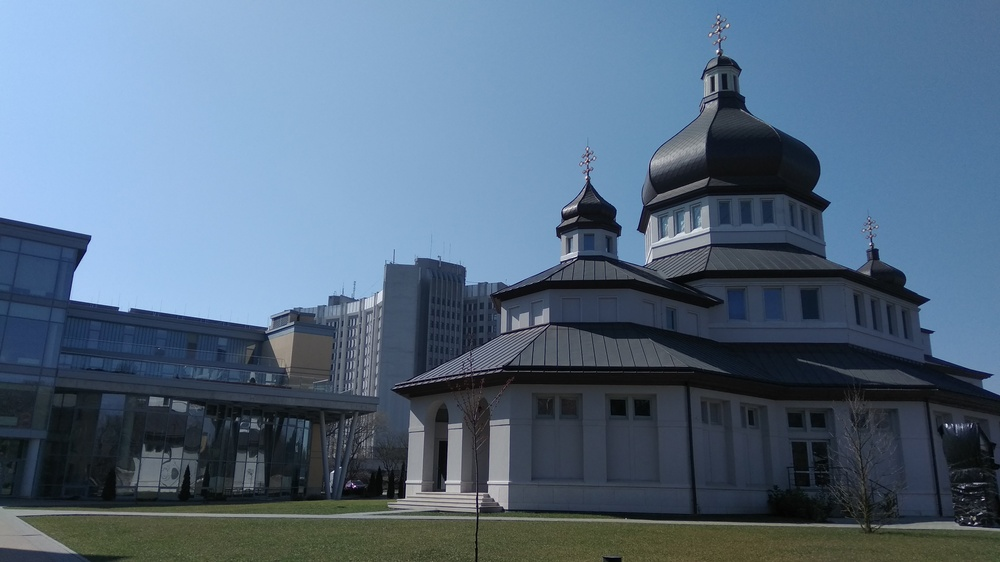
#> input picture data/input/church_1.jpg, 1000 x 562 px, shrunk from 4160 x 2340 before the run
$ python stitch.py
#> lines starting #> are read from the running program, lines starting #| are printed output that depends on the picture; after the words box and inside, x2 and y2 are one past the last pixel; in counts of white or black regions, pixels touching at a corner belong together
### examples/ImageStitcherOpenCV/TwoImagesStitching/stitcher.py
import numpy as np
import imutils
import cv2


class Stitcher:
    def __init__(self):
        self.isv3 = imutils.is_cv3(or_better=True)

    def stitch(self, images, ratio=.75, reproj_tresh=4., show_matches=False):

        image_b, image_a = images
        kps_a, features_a = self.__detect_and_describe(image_a)
        kps_b, features_b = self.__detect_and_describe(image_b)

        M = self.__match_keypoints(kps_a, kps_b, features_a, features_b, ratio,
                                   reproj_tresh)
        if M is None:
            return None

        matches, H, status = M
        result = cv2.warpPerspective(image_a, H, (
            image_a.shape[1] + image_b.shape[1], image_a.shape[0]))
        result[0:image_b.shape[0], 0:image_b.shape[1]] = image_b

        if show_matches:
            vis = self.__draw_matches(image_a, image_b, kps_a, kps_b, matches,
                                      status)
            return result, vis

        return result

    def __detect_and_describe(self, image):
        gray = cv2.cvtColor(image, cv2.COLOR_BGR2GRAY)

        if self.isv3:
            descriptor = cv2.xfeatures2d.SIFT_create()
            kps, features = descriptor.detectAndCompute(image, None)

        else:
            detector = cv2.FeatureDetector_create("SIFT")
            kps = detector.detect(gray)

            extractor = cv2.DescriptorExtractor_create("SIFT")
            kps, features = extractor.compute(gray, kps)

        kps = np.float32([kp.pt for kp in kps])
        return kps, features

    @staticmethod
    def __match_keypoints(kps_a, kps_b, features_a, features_b, ratio,
                          reproj_tresh):
        matcher = cv2.DescriptorMatcher_create("BruteForce")
        raw_matches = matcher.knnMatch(features_a, features_b, 2)
        matches = []

        for m in raw_matches:
            if len(m) == 2 and m[0].distance < m[1].distance * ratio:
                matches.append((m[0].trainIdx, m[0].queryIdx))

        if len(matches) > 4:
            pts_a = np.float32([kps_a[i] for (_, i) in matches])
            pts_b = np.float32([kps_b[i] for (i, _) in matches])

            H, status = cv2.findHomography(pts_a, pts_b, cv2.RANSAC,
                                           reproj_tresh)
            return matches, H, status

        return None

    @staticmethod
    def __draw_matches(image_a, image_b, keypoints_a, keypoints_b, matches,
                       status):
        height_a, width_a = image_a.shape[:2]
        height_b, width_b = image_b.shape[:2]
        vis = np.zeros((max(height_a, height_b), width_a + width_b, 3),
                       dtype='uint8')
        vis[0:height_a, 0:width_a] = image_a
        vis[0:height_b, width_a:] = image_b

        for (trainIdx, queryIdx), s in zip(matches, status):
            if s == 1:
                pt_a = (
                    int(keypoints_a[queryIdx][0]),
                    int(keypoints_a[queryIdx][1]))
                pt_b = (int(keypoints_b[trainIdx][0]) + width_a,
                        int(keypoints_b[trainIdx][1]))
                cv2.line(vis, pt_a, pt_b, (0, 255, 0), 1)

        return vis

### examples/ImageStitcherOpenCV/TwoImagesStitching/stitch.py
from stitcher import Stitcher
import argparse
import imutils
import cv2

ap = argparse.ArgumentParser()
ap.add_argument("-f", "--first", required=False,
                help="path to the first image")
ap.add_argument("-s", "--second", required=False, help="path to the second "
                                                       "image")
args = vars(ap.parse_args())

imageA = cv2.imread(args["first"] if args["first"] else
                    "../../../data/input/church_1.jpg")
#> imageA is the input picture: shape (562, 1000, 3); mean B, G, R 127.5, 106.1, 85.1
imageB = cv2.imread(args["second"] if args["first"] else
                    "../../../data/input/church_2.jpg")
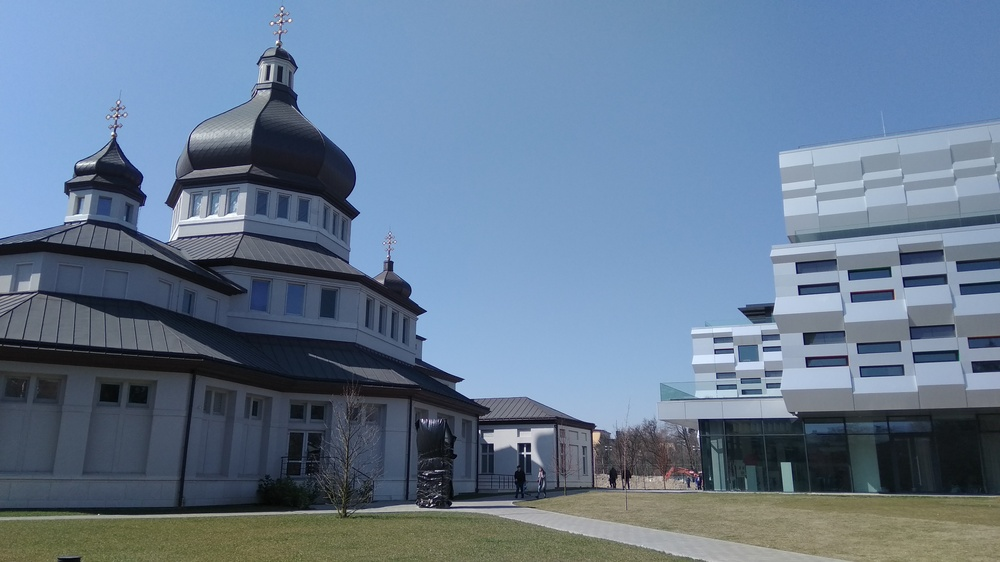
#> input picture data/input/church_2.jpg, 1000 x 562 px, shrunk from 4160 x 2340 before the run
#> imageB is the input picture: shape (562, 1000, 3); mean B, G, R 143.6, 121, 101.2

stitcher = Stitcher()
result, matches = stitcher.stitch([imageA, imageB], show_matches=True)
#> in __detect_and_describe, `gray = cv2.cvtColor(image, cv2.COLOR_BGR2GRAY)`:
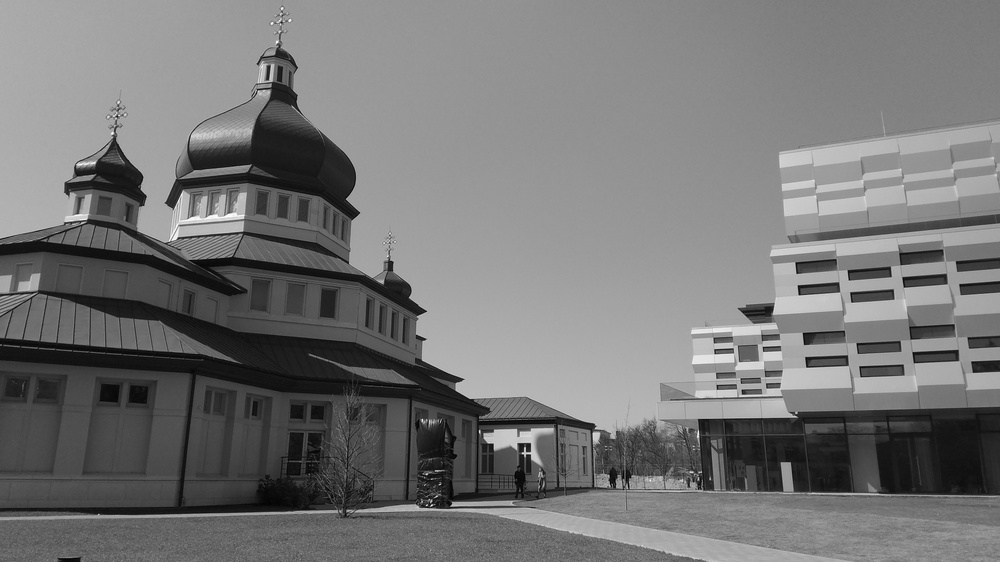
#> gray: shape (562, 1000); min 1, max 254, mean 117.7
#> in __detect_and_describe, `kps = detector.detect(gray)`: kps = 978 keypoints; strongest (x, y, size): (525, 453, 3.3), (528, 446, 4.1), (502, 439, 15.6), (112, 133, 1.9)
#> in __detect_and_describe, `kps = np.float32([kp.pt for kp in kps])`: kps = 978 pairs, first value 6.15 to 995.6, second value 44.82 to 558.2
#> in stitch, `kps_a, features_a = self.__detect_and_describe(image_a)`: kps_a has the same summary as kps in __detect_and_describe
#> in __detect_and_describe (call 2), `gray = cv2.cvtColor(image, cv2.COLOR_BGR2GRAY)`:
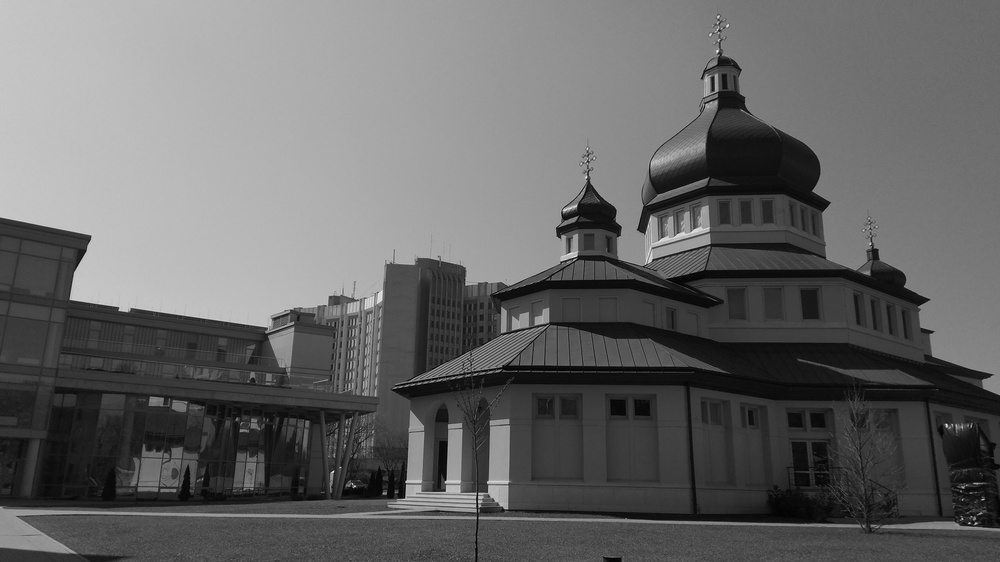
#> gray: shape (562, 1000); min 0, max 252, mean 102.3
#> in __detect_and_describe (call 2), `kps = detector.detect(gray)`: kps = 814 keypoints; strongest (x, y, size): (477, 499, 1.9), (384, 493, 2.7), (642, 228, 7), (479, 502, 2)
#> in __detect_and_describe (call 2), `kps = np.float32([kp.pt for kp in kps])`: kps = 814 pairs, first value 5.37 to 991.3, second value 49.52 to 557.2
#> in stitch, `kps_b, features_b = self.__detect_and_describe(image_b)`: kps_b has the same summary as kps in __detect_and_describe
#> in __match_keypoints, `raw_matches = matcher.knnMatch(features_a, features_b, 2)`: raw_matches = 978 matches
#> after the loop in __match_keypoints, `for m in raw_matches:`: matches = 212 pairs, first value 18 to 811, second value 8 to 966
#> in __match_keypoints, `pts_a = np.float32([kps_a[i] for (_, i) in matches])`: pts_a = 212 pairs, first value 19.07 to 972.4, second value 44.82 to 517.5
#> in __match_keypoints, `pts_b = np.float32([kps_b[i] for (i, _) in matches])`: pts_b = 212 pairs, first value 76.18 to 990.9, second value 53.02 to 557.2
#> in __match_keypoints, `H, status = cv2.findHomography(pts_a, pts_b, cv2.RANSAC, reproj_tresh)`: H = [[0.344, 0.0798, 489.3], [-0.288, 0.788, 90.22], [-0.000625, -7.1e-05, 1]]; status = 212 values, max 1 at index 1, min 0 at index 0, mean 0.797
#> in stitch, `result = cv2.warpPerspective(image_a, H, ( image_a.shape[1] + image_b...`:
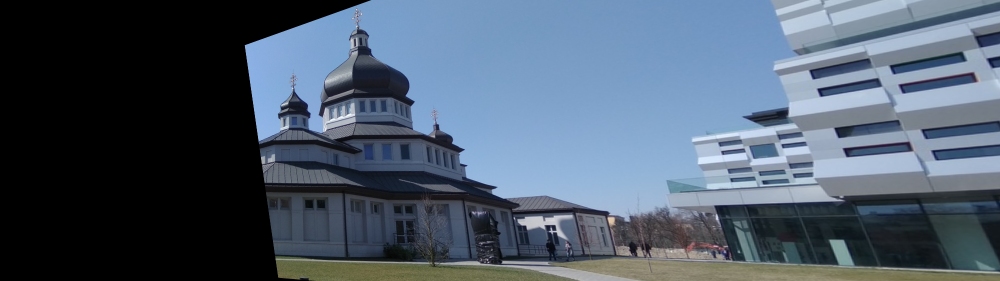
#> result: shape (562, 2000, 3) (shown at 1/2 size); mean B, G, R 107.3, 91.1, 77.1
#> in stitch, `result[0:image_b.shape[0], 0:image_b.shape[1]] = image_b`:
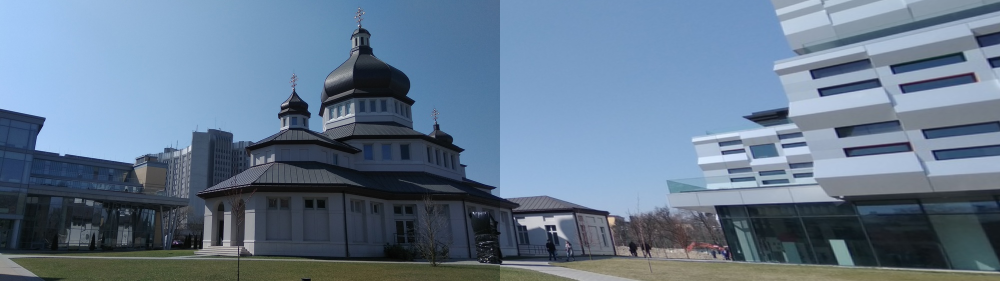
#> result: shape (562, 2000, 3) (shown at 1/2 size); mean B, G, R 141.5, 119.9, 99.6
#> in __draw_matches, `vis[0:height_b, width_a:] = image_b`:
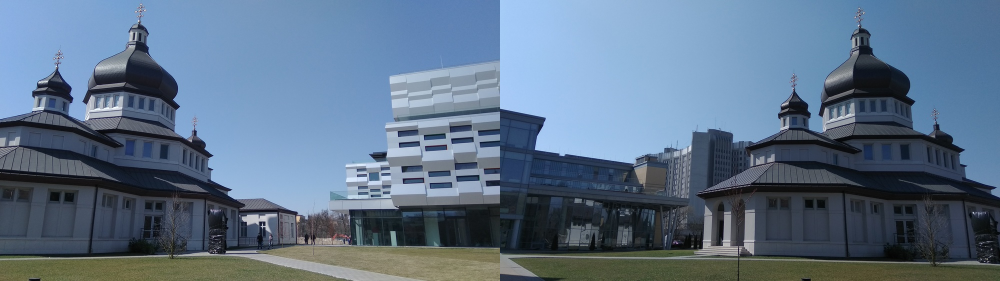
#> vis: shape (562, 2000, 3) (shown at 1/2 size); mean B, G, R 135.6, 113.6, 93.2
#> the loop in __draw_matches, `for (trainIdx, queryIdx), s in zip(matches, status):` made 212 passes
#> (trainIdx, queryIdx, s, pt_a, pt_b) on passes 2, 3, 6, 7, 9, 10, 11, 12, 13, 14, 15, 16: (460, 14, [1], (28, 289), (1542, 322)), (461, 16, [1], (31, 283), (1543, 317)), (467, 29, [1], (50, 232), (1551, 271)), (468, 30, [1], (51, 239), (1553, 278)), (479, 34, [1], (65, 212), (1560, 253)), (480, 35, [1], (65, 230), (1562, 268)), (481, 38, [1], (66, 228), (1563, 266)), (473, 40, [1], (66, 192), (1558, 235)), (473, 42, [1], (67, 192), (1558, 235)), (475, 43, [1], (67, 193), (1559, 236)), (482, 44, [1], (67, 226), (1563, 264)), (472, 45, [1], (68, 175), (1557, 221))
#> (pt_a, pt_b) on passes 61 to 66: ((141, 203), (1618, 234)), ((142, 227), (1621, 255)), ((144, 187), (1618, 219)), ((155, 349), (1650, 365)), ((156, 182), (1627, 214)), ((158, 346), (1652, 362))
#> after the loop in __draw_matches, `for (trainIdx, queryIdx), s in zip(matches, status):`:
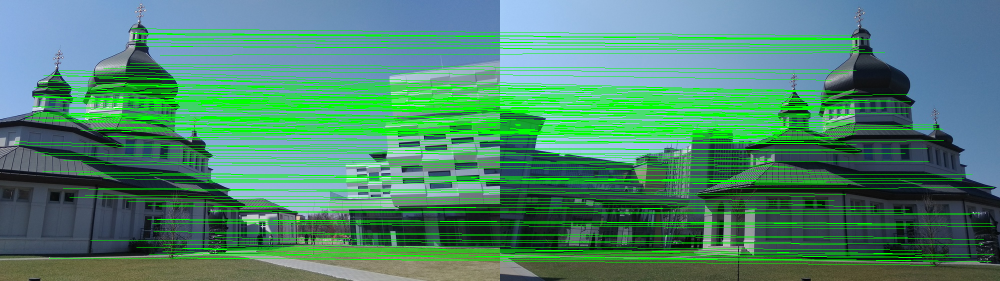
#> vis: shape (562, 2000, 3) (shown at 1/2 size); 15.87% of pixels changed, all inside (x1, y1, x2, y2) = (28, 57, 1991, 531)

cv2.imwrite("../../../data/output/keypoints_matches.png", matches)
cv2.imwrite("../../../data/output/stitch_result.png", result)
